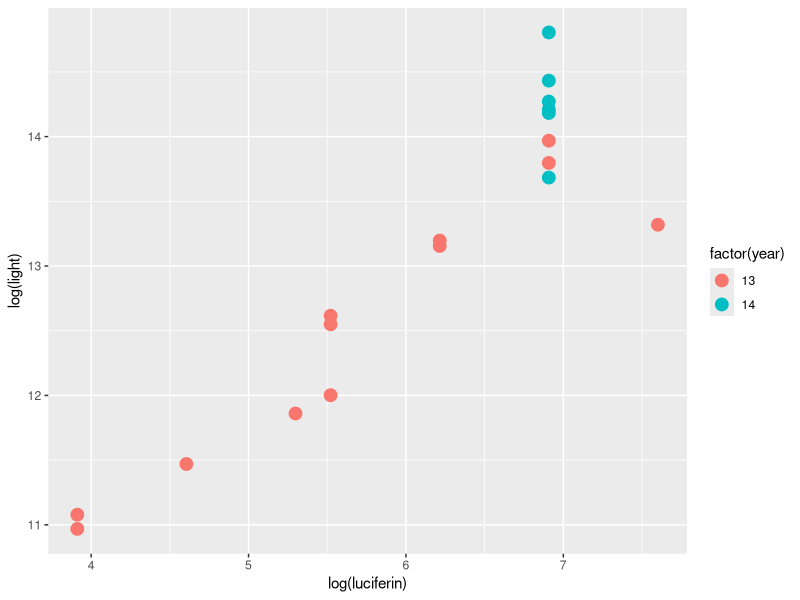
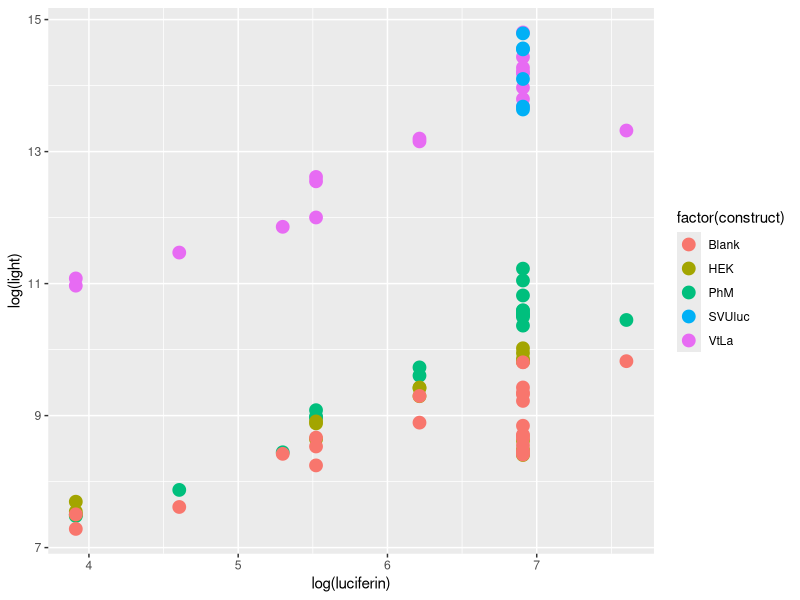
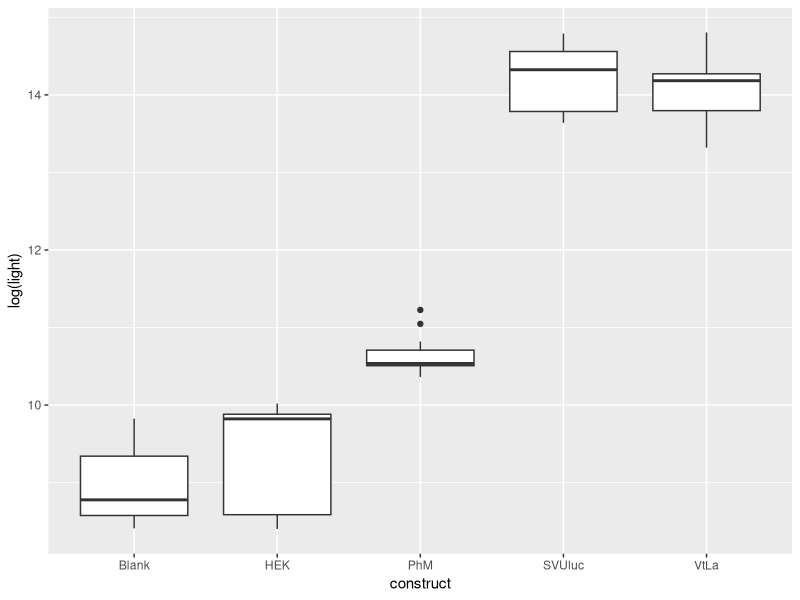
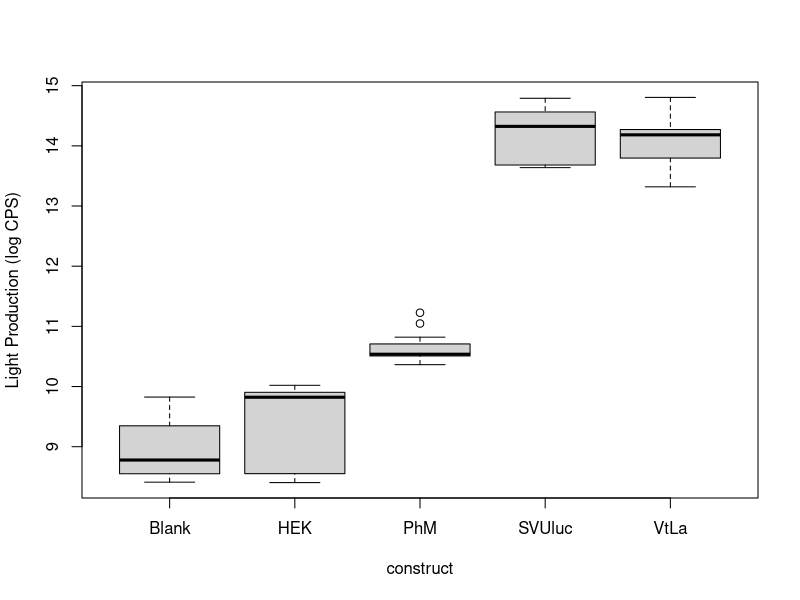

Write R code to recreate these figures, in order.
maindir <- "~/Documents/GitHub/Cypridinidae_EmissionSpectra/"
setwd(maindir)

#Test if Vargula tsujii VtL is a functional luciferase
library(ggplot2)
data <- read.csv(file="Raw Data/expression-kinetics/2014_mammalian_assays.csv", header=TRUE)
#Add column for dilution*substrate
luciferin <- data$dilution*data$substrate
data2 <- cbind(data,luciferin)
data <- data2

tsuluc <- grep("VtLa", data$construct)
tsujii <- data[tsuluc,]
ggplot(tsujii, aes(x=log(luciferin),y=log(light))) + geom_point(aes(colour=factor(year)),size=4)

pmorluc <- grep("PhM", data$construct)
morini <- data[pmorluc,]

svuluc <- grep("SVUluc", data$construct)
svu <- data[svuluc,]


blank <- grep("Blank", data$construct)
blankcells <- data[blank,]

hek <- grep("HEK", data$construct)
hekcells <- data[hek,]



combine <- rbind(tsujii, morini, hekcells, blankcells, svu)
ggplot(combine, aes(x=log(luciferin),y=log(light))) + geom_point(aes(colour=factor(construct)),size=4)

subset(combine, log(luciferin) > 6.5) -> maxluc
qplot(construct, log(light), data=maxluc, geom="boxplot")
boxplot(data=maxluc, log(light)~construct,  ylab="Light Production (log CPS)")

